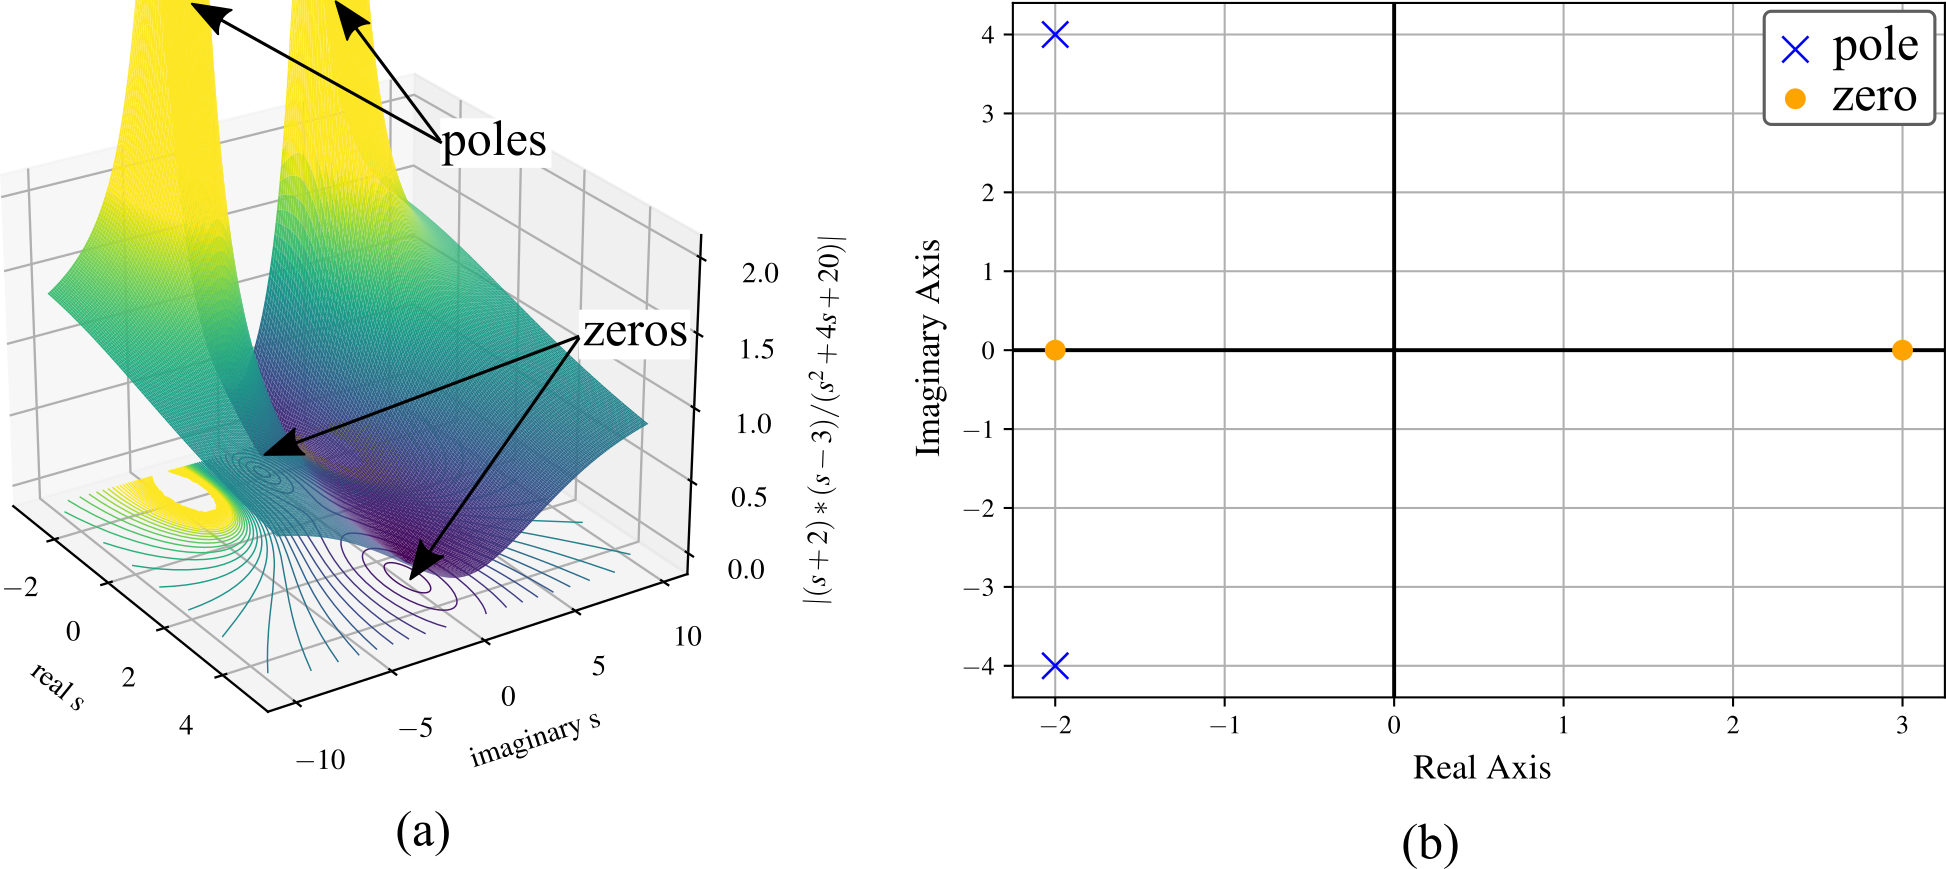

The script that drew this image:
# -*- coding: utf-8 -*-
"""
Basic plotting code for Open Controls and Open Vibrations. 

Austin Downey
"""

#%% import modules
try:
    from IPython import get_ipython
    get_ipython().magic('clear')
    get_ipython().magic('reset -f')
except:
    pass


import matplotlib.pyplot as plt
import matplotlib as mpl
from mpl_toolkits.mplot3d import axes3d
import os as os
import numpy as np
import scipy as sp
from scipy.interpolate import griddata
from matplotlib import cm
import time
import subprocess
import pickle
import scipy.io as sio
import sympy as sym
from matplotlib import cm
import re as re
from scipy import signal
from scipy import fft
import json as json
from mpl_toolkits import mplot3d
import mpl_toolkits.mplot3d as mp3d


# set default fonts and plot colors
plt.rcParams.update({'text.usetex': True})
plt.rcParams.update({'image.cmap': 'viridis'})
plt.rcParams.update({'font.serif':['Times New Roman', 'Times', 'DejaVu Serif',
 'Bitstream Vera Serif', 'Computer Modern Roman', 'New Century Schoolbook',
 'Century Schoolbook L',  'Utopia', 'ITC Bookman', 'Bookman', 
 'Nimbus Roman No9 L', 'Palatino', 'Charter', 'serif']})
plt.rcParams.update({'font.family':'serif'})
plt.rcParams.update({'font.size': 10})
plt.rcParams.update({'mathtext.rm': 'serif'})
plt.rcParams.update({'mathtext.fontset': 'custom'}) # I don't think I need this as its set to 'stixsans' above.

cc = plt.rcParams['axes.prop_cycle'].by_key()['color']


plt.close('all')


#%% 3D plot


xx = np.arange(-3, 5, 0.08)
yy = np.arange(-10, 10, 0.08)
X, Y = np.meshgrid(xx, yy)

s = X + Y*1j
Z = np.abs(((s+2)*(s-3))/(s**2+4*s+20))
Z[Z>3.6]='NaN'

X_1, Y_1 = np.mgrid[-1:1:30j, -1:1:30j]
Z_1 = np.sin(np.pi*X_1)*np.sin(np.pi*Y_1)


fig = plt.figure()
ax = fig.add_subplot(111, projection="3d")
ax.set_zlim(-0.1, 2.1)
ax.set_xlabel('real s')
ax.set_ylabel('imaginary s')
ax.set_zlabel('$|(s+2)*(s-3)/(s^2+4s+20)|$',rotation=90)
ax.view_init(26, -33)
ax.plot_surface(X, Y, Z, cmap="viridis", lw=0.5, rstride=1, cstride=1,vmax = 2)
ax.contour(X, Y, Z, 50, linewidths=0.5, cmap="viridis", linestyles="solid", offset=-0.1,vmax = 2)

plt.savefig('a.pdf')


from sympy.abc import s
from sympy.physics.control.lti import TransferFunction
from sympy.physics.control.control_plots import pole_zero_plot

plt.figure()
tf1 = TransferFunction((s+2)*(s-3), s**2+4*s+20, s)
pole_zero_plot(tf1)   


plt.savefig('b.pdf')
